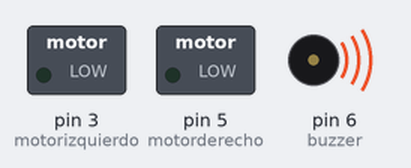
Bench run of a sketch on a simulated Arduino Uno, built with avr-gcc and run on an emulated ATmega328P. Shown: switched loads named in the sketch (green lamp = pin HIGH), buzzer (waves = sounding).

Above: at 1.5 s.
At 3.81 s:
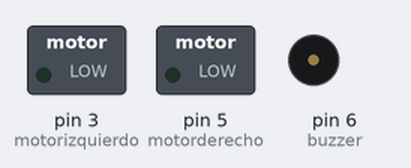
Timing chart, 0 to 5.3 s (numbered marks = the images above):
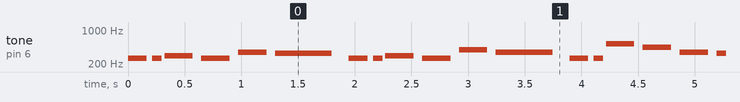

The sketch:

seguidordelineaNANOmusical.ino
```cpp
#include "pitches.h"

//Variables:

int pulsador, sensorizquierdo, sensorderecho;
int motorizquierdo = 3;
int motorderecho = 5;
int velocidadALTA = 60; //Variable de la velocidad
int velocidadBAJA = 0;


int buzzer = 6;
int Cantidad_de_Notas = 25;  // modificar segun el tema elegido

// notes in the melody:
int melody[] = {NC4,NC4,ND4,NC4,NF4,NE4,
                NC4,NC4,ND4,NC4,NG4,NF4,
                NC4,NC4,NC5,NA4,NF4,NE4,ND4,
                NAS4,NAS4,NA4,NF4,NG4,NF4
                 };

int noteDurations[] = {6,12,4,4,4,2,
                       6,12,4,4,4,2,
                       6,12,4,4,4,4,2,
                       6,12,4,4,4,2,
                       };

void setup() {
  Serial.begin(9600);
  pinMode(2, INPUT); //Irá conectado un PULSADOR en el pin 2
  pinMode(8, INPUT); //Irá conectado un CNY70 en el pin 8
  pinMode(9, INPUT); //Irá conectado un CNY70 en el pin 9
  pinMode(motorizquierdo, OUTPUT); //Irá conectado un MOTOR en el pin 3
  pinMode(motorderecho, OUTPUT); //Irá conectado un MOTOR en el pin 5
  //musica();
}

void musica(){
    // iterate over the notes of the melody:
  for (int thisNote = 0; thisNote < Cantidad_de_Notas; thisNote++) {

    // to calculate the note duration, take one second
    // divided by the note type.
    //e.g. quarter note = 1000 / 4, eighth note = 1000/8, etc.
    int noteDuration = 1000 / noteDurations[thisNote];
    tone(buzzer, melody[thisNote], noteDuration);

    // to distinguish the notes, set a minimum time between them.
    // the note's duration + 30% seems to work well:
    int pauseBetweenNotes = noteDuration * 1.30;
    delay(pauseBetweenNotes);
    // stop the tone playing:
    noTone(buzzer);
  }
}

void adelante(){
    analogWrite(motorizquierdo, velocidadALTA);
    analogWrite(motorderecho, velocidadALTA);
    }
void giroderecha(){
    analogWrite(motorizquierdo, velocidadALTA);
    analogWrite(motorderecho, velocidadBAJA);
    }
void giroizquierda(){
    analogWrite(motorizquierdo, velocidadBAJA);
    analogWrite(motorderecho, velocidadALTA);
    }
void detenido(){
    digitalWrite(motorizquierdo, LOW);
    digitalWrite(motorderecho, LOW);
    }

void pruebasensores(){

    pulsador=digitalRead(2);
    sensorizquierdo=digitalRead(8);
    sensorderecho=digitalRead(9);

    Serial.print("Pulsador: ");
    Serial.print(pulsador);
    Serial.print("    SensorIzq: ");
    Serial.print(sensorizquierdo);
    Serial.print("    SensorDer: ");
    Serial.println(sensorderecho);
    delay(100);        // espera entre lecturas para estabilidad
    }

void pruebamotores(){

    detenido();
    delay(1000);

    adelante();
    delay(1000);

    detenido();
    delay(1000);

    giroderecha();
    delay(1000);

    detenido();
    delay(1000);

    giroizquierda();
    delay(1000);
}

void seguirlinea(){

    sensorizquierdo=digitalRead(8);
    sensorderecho=digitalRead(9);

    if (digitalRead(sensorizquierdo) == LOW && digitalRead(sensorderecho) == LOW)// NEGRO - NEGRO
            {
            giroizquierda();
            Serial.println("IZQUIERDA_UNO");
            }
    if (digitalRead(sensorizquierdo) == HIGH && digitalRead(sensorderecho) == LOW)// BLANCO - NEGRO
            {
            adelante();
            Serial.println("ADELANTE");
            }
    if (digitalRead(sensorizquierdo) == HIGH && digitalRead(sensorderecho) == HIGH)// BLANCO - BLANCO
            {
           giroderecha();
           Serial.println("DERECHA");
            }
    if (digitalRead(sensorizquierdo) == LOW && digitalRead(sensorderecho) == HIGH)// NEGRO - BLANCO
           {
           giroizquierda();
           Serial.println("IZQUIERDA_DOS");
           }
}

void largada(){

    // Pulsador de largada en pin 2
    while (digitalRead(2)==LOW){
        detenido();
        }
}

void loop() {
    musica();
    //largada();          //lectura del pulsador de largada
    //seguirlinea();      //realiza el seguimiento de linea Blanca sobre fondo Negro
    //pruebamotores();    //activa los motores en forma secuencial
    //pruebasensores();   //muestra el estado de los CNY70 en el Monitor Serial
}
```

pitches.h
```cpp
/*************************************************
 * Public Constants
 *************************************************/

#define NB0  31
#define NC1  33
#define NCS1 35
#define ND1  37
#define NDS1 39
#define NE1  41
#define NF1  44
#define NFS1 46
#define NG1  49
#define NGS1 52
#define NA1  55
#define NAS1 58
#define NB1  62
#define NC2  65
#define NCS2 69
#define ND2  73
#define NDS2 78
#define NE2  82
#define NF2  87
#define NFS2 93
#define NG2  98
#define NGS2 104
#define NA2  110
#define NAS2 117
#define NB2  123
#define NC3  131
#define NCS3 139
#define ND3  147
#define NDS3 156
#define NE3  165
#define NF3  175
#define NFS3 185
#define NG3  196
#define NGS3 208
#define NA3  220
#define NAS3 233
#define NB3  247
#define NC4  262
#define NCS4 277
#define ND4  294
#define NDS4 311
#define NE4  330
#define NF4  349
#define NFS4 370
#define NG4  392
#define NGS4 415
#define NA4  440
#define NAS4 466
#define NB4  494
#define NC5  523
#define NCS5 554
#define ND5  587
#define NDS5 622
#define NE5  659
#define NF5  698
#define NFS5 740
#define NG5  784
#define NGS5 831
#define NA5  880
#define NAS5 932
#define NB5  988
#define NC6  1047
#define NCS6 1109
#define ND6  1175
#define NDS6 1245
#define NE6  1319
#define NF6  1397
#define NFS6 1480
#define NG6  1568
#define NGS6 1661
#define NA6  1760
#define NAS6 1865
#define NB6  1976
#define NC7  2093
#define NCS7 2217
#define ND7  2349
#define NDS7 2489
#define NE7  2637
#define NF7  2794
#define NFS7 2960
#define NG7  3136
#define NGS7 3322
#define NA7  3520
#define NAS7 3729
#define NB7  3951
#define NC8  4186
#define NCS8 4435
#define ND8  4699
#define NDS8 4978
```

Measured:
- by itself, tone on pin 6 (buzzer): plays 262 Hz for 0.17 s, 262 Hz for 0.08 s, 294 Hz for 0.25 s, 262 Hz for 0.25 s, 349 Hz for 0.25 s, 330 Hz for 0.50 s … (401 notes in this stretch)
